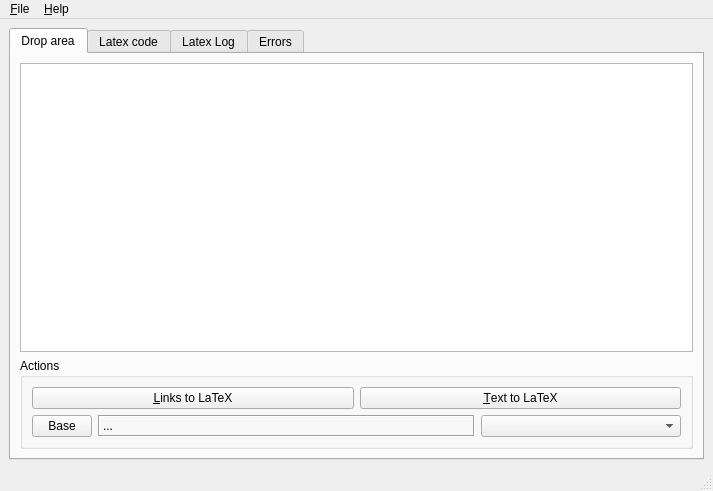
<?xml version="1.0" encoding="UTF-8"?>
<ui version="4.0">
 <class>MainWindow</class>
 <widget class="QMainWindow" name="MainWindow">
  <property name="geometry">
   <rect>
    <x>0</x>
    <y>0</y>
    <width>713</width>
    <height>491</height>
   </rect>
  </property>
  <property name="windowTitle">
   <string>UICI LIBRIS</string>
  </property>
  <property name="windowIcon">
   <iconset>
    <normaloff>images/uicilibris.svg</normaloff>images/uicilibris.svg</iconset>
  </property>
  <widget class="QWidget" name="centralwidget">
   <layout class="QVBoxLayout" name="verticalLayout_5">
    <item>
     <widget class="QTabWidget" name="tabWidget">
      <property name="acceptDrops">
       <bool>false</bool>
      </property>
      <property name="currentIndex">
       <number>0</number>
      </property>
      <widget class="QWidget" name="tab">
       <attribute name="title">
        <string>Drop area</string>
       </attribute>
       <attribute name="toolTip">
        <string>this tab is for Wiki code.</string>
       </attribute>
       <attribute name="whatsThis">
        <string>this tab is for Wiki code. It accepts pasting, and also drag/drops.</string>
       </attribute>
       <layout class="QHBoxLayout" name="horizontalLayout_2">
        <item>
         <layout class="QVBoxLayout" name="verticalLayout">
          <item>
           <widget class="QTextEdit" name="wikiDropArea">
            <property name="toolTip">
             <string>you can select a part of the code</string>
            </property>
            <property name="statusTip">
             <string>When a selection is done, the conversion to LaTeX is done with that selection only</string>
            </property>
           </widget>
          </item>
          <item>
           <widget class="QGroupBox" name="groupBox">
            <property name="title">
             <string>Actions</string>
            </property>
            <layout class="QHBoxLayout" name="horizontalLayout">
             <item>
              <layout class="QVBoxLayout" name="verticalLayout_4">
               <item>
                <layout class="QHBoxLayout" name="horizontalLayout_4">
                 <item>
                  <widget class="QPushButton" name="links2latexButton">
                   <property name="toolTip">
                    <string>Converts the selected wikilinks to LaTeX</string>
                   </property>
                   <property name="statusTip">
                    <string>Converts the selected wikilinks to LaTeX</string>
                   </property>
                   <property name="text">
                    <string>&amp;Links to LaTeX</string>
                   </property>
                  </widget>
                 </item>
                 <item>
                  <widget class="QPushButton" name="text2latexButton">
                   <property name="toolTip">
                    <string>Converts the selected wikicode to LaTeX</string>
                   </property>
                   <property name="statusTip">
                    <string>Converts the selected wikicode to LaTeX</string>
                   </property>
                   <property name="text">
                    <string>&amp;Text to LaTeX</string>
                   </property>
                  </widget>
                 </item>
                </layout>
               </item>
               <item>
                <layout class="QHBoxLayout" name="horizontalLayout_9">
                 <property name="leftMargin">
                  <number>0</number>
                 </property>
                 <property name="topMargin">
                  <number>0</number>
                 </property>
                 <item>
                  <widget class="QPushButton" name="baEditButton">
                   <property name="maximumSize">
                    <size>
                     <width>60</width>
                     <height>16777215</height>
                    </size>
                   </property>
                   <property name="toolTip">
                    <string>Click here to edit the base address of the mediawiki</string>
                   </property>
                   <property name="statusTip">
                    <string>Click 'Base MediaWiki's address' to edit the base address of the mediawiki</string>
                   </property>
                   <property name="text">
                    <string>Base</string>
                   </property>
                  </widget>
                 </item>
                 <item>
                  <widget class="QLabel" name="wikiIndex">
                   <property name="frameShape">
                    <enum>QFrame::Box</enum>
                   </property>
                   <property name="frameShadow">
                    <enum>QFrame::Sunken</enum>
                   </property>
                   <property name="text">
                    <string>...</string>
                   </property>
                  </widget>
                 </item>
                 <item>
                  <widget class="QComboBox" name="targetBox">
                   <property name="maximumSize">
                    <size>
                     <width>200</width>
                     <height>16777215</height>
                    </size>
                   </property>
                  </widget>
                 </item>
                </layout>
               </item>
              </layout>
             </item>
            </layout>
           </widget>
          </item>
         </layout>
        </item>
       </layout>
      </widget>
      <widget class="QWidget" name="tab_2">
       <attribute name="title">
        <string>Latex code</string>
       </attribute>
       <attribute name="toolTip">
        <string>This tab is for LaTeX code</string>
       </attribute>
       <attribute name="whatsThis">
        <string>The LaTeX code in this tab will be compiled with pdflatex upon request.</string>
       </attribute>
       <layout class="QHBoxLayout" name="horizontalLayout_3">
        <item>
         <layout class="QVBoxLayout" name="verticalLayout_2">
          <item>
           <widget class="QTextEdit" name="latexCodeArea">
            <property name="acceptDrops">
             <bool>false</bool>
            </property>
            <property name="toolTip">
             <string>modification is possible</string>
            </property>
            <property name="statusTip">
             <string>modification is possible prior to running pdflatex</string>
            </property>
           </widget>
          </item>
          <item>
           <widget class="QGroupBox" name="groupBox_2">
            <property name="title">
             <string>Actions</string>
            </property>
            <layout class="QGridLayout" name="gridLayout">
             <item row="0" column="0">
              <widget class="QPushButton" name="runPdflatexButton">
               <property name="toolTip">
                <string>Click here to begin a compilation</string>
               </property>
               <property name="statusTip">
                <string>Click 'Run PdfLatex' to begin a compilation</string>
               </property>
               <property name="text">
                <string>&amp;Run PdfLatex</string>
               </property>
              </widget>
             </item>
             <item row="0" column="1">
              <widget class="QPushButton" name="viewPdfButton">
               <property name="toolTip">
                <string>Click here to view the generated PDF file when available</string>
               </property>
               <property name="statusTip">
                <string>Click 'View PDF' to view the generated PDF file when available</string>
               </property>
               <property name="text">
                <string>&amp;View PDF</string>
               </property>
              </widget>
             </item>
             <item row="1" column="0">
              <widget class="QPushButton" name="hackButton">
               <property name="toolTip">
                <string>Opens a Terminal to hack the source in a temporary environment</string>
               </property>
               <property name="statusTip">
                <string>Opens a Terminal to hack the source in a temporary environment</string>
               </property>
               <property name="text">
                <string>Hack LaTeX source</string>
               </property>
              </widget>
             </item>
             <item row="1" column="1">
              <widget class="QPushButton" name="gotoLogButton">
               <property name="toolTip">
                <string>Click here to browse the log file</string>
               </property>
               <property name="statusTip">
                <string>Click here to browse the log file output by pdflatex</string>
               </property>
               <property name="text">
                <string>Browse logs</string>
               </property>
              </widget>
             </item>
             <item row="2" column="0">
              <widget class="QPushButton" name="exportButton">
               <property name="toolTip">
                <string>exports text and image files from the cache</string>
               </property>
               <property name="statusTip">
                <string>exports text and image files from the cache</string>
               </property>
               <property name="text">
                <string>&amp;Export to another mediawiki</string>
               </property>
              </widget>
             </item>
            </layout>
           </widget>
          </item>
         </layout>
        </item>
       </layout>
      </widget>
      <widget class="QWidget" name="tab_3">
       <attribute name="title">
        <string>Latex Log</string>
       </attribute>
       <attribute name="toolTip">
        <string>This tab displays the log file output by pdflatex</string>
       </attribute>
       <attribute name="whatsThis">
        <string>After a run of pdftlatex, errors and warnings emitted during the compilation can be searched in this tab.</string>
       </attribute>
       <layout class="QHBoxLayout" name="horizontalLayout_5">
        <item>
         <layout class="QVBoxLayout" name="verticalLayout_3">
          <item>
           <widget class="QTextEdit" name="logArea">
            <property name="acceptDrops">
             <bool>false</bool>
            </property>
           </widget>
          </item>
          <item>
           <widget class="QGroupBox" name="groupBox_3">
            <property name="title">
             <string>Find</string>
            </property>
            <layout class="QHBoxLayout" name="horizontalLayout_7">
             <item>
              <widget class="QComboBox" name="searchCombo">
               <property name="sizePolicy">
                <sizepolicy hsizetype="Minimum" vsizetype="Fixed">
                 <horstretch>0</horstretch>
                 <verstretch>0</verstretch>
                </sizepolicy>
               </property>
               <property name="minimumSize">
                <size>
                 <width>300</width>
                 <height>0</height>
                </size>
               </property>
               <property name="toolTip">
                <string>Type a string (or select it in a list) to search it</string>
               </property>
               <property name="statusTip">
                <string>Type a string in the combo box (or select it in the combo's list) to search it</string>
               </property>
               <property name="editable">
                <bool>true</bool>
               </property>
              </widget>
             </item>
             <item>
              <widget class="QPushButton" name="searchNextButton">
               <property name="toolTip">
                <string>Click here to find the next occurence of the searched string</string>
               </property>
               <property name="statusTip">
                <string>Click 'Next' to find the next occurence of the searched string</string>
               </property>
               <property name="text">
                <string>Next</string>
               </property>
              </widget>
             </item>
            </layout>
           </widget>
          </item>
         </layout>
        </item>
       </layout>
      </widget>
      <widget class="QWidget" name="tab_4">
       <attribute name="title">
        <string>Errors</string>
       </attribute>
       <attribute name="toolTip">
        <string>This tab is for errors raised by Uicilibris</string>
       </attribute>
       <attribute name="whatsThis">
        <string>Uicilibris can detect a few errors. They are reported in this tab</string>
       </attribute>
       <layout class="QHBoxLayout" name="horizontalLayout_8">
        <item>
         <widget class="QTextEdit" name="errorArea">
          <property name="acceptDrops">
           <bool>false</bool>
          </property>
          <property name="toolTip">
           <string/>
          </property>
         </widget>
        </item>
       </layout>
      </widget>
     </widget>
    </item>
   </layout>
  </widget>
  <widget class="QMenuBar" name="menubar">
   <property name="geometry">
    <rect>
     <x>0</x>
     <y>0</y>
     <width>713</width>
     <height>25</height>
    </rect>
   </property>
   <widget class="QMenu" name="menu_File">
    <property name="title">
     <string>&amp;File</string>
    </property>
    <addaction name="separator"/>
    <addaction name="action_Quit"/>
   </widget>
   <widget class="QMenu" name="menu_Help">
    <property name="autoFillBackground">
     <bool>true</bool>
    </property>
    <property name="title">
     <string>&amp;Help</string>
    </property>
    <addaction name="action_About"/>
    <addaction name="actionUser_manual"/>
   </widget>
   <addaction name="menu_File"/>
   <addaction name="menu_Help"/>
  </widget>
  <widget class="QStatusBar" name="statusbar"/>
  <action name="action_Quit">
   <property name="text">
    <string>&amp;Quit (Ctrl-Q)</string>
   </property>
   <property name="shortcut">
    <string>Ctrl+Q</string>
   </property>
  </action>
  <action name="action_About">
   <property name="text">
    <string>&amp;About</string>
   </property>
  </action>
  <action name="actionUser_manual">
   <property name="text">
    <string>User &amp;manual</string>
   </property>
   <property name="shortcut">
    <string>F1</string>
   </property>
  </action>
 </widget>
 <resources/>
 <connections/>
</ui>
